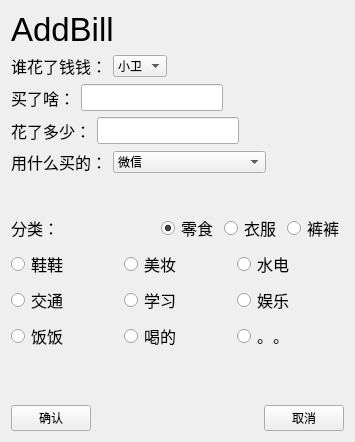
<?xml version="1.0" encoding="UTF-8"?>
<ui version="4.0">
 <class>addBill</class>
 <widget class="QWidget" name="addBill">
  <property name="geometry">
   <rect>
    <x>0</x>
    <y>0</y>
    <width>355</width>
    <height>442</height>
   </rect>
  </property>
  <property name="windowTitle">
   <string>Form</string>
  </property>
  <layout class="QVBoxLayout" name="verticalLayout_2">
   <item>
    <widget class="QLabel" name="label">
     <property name="font">
      <font>
       <pointsize>25</pointsize>
      </font>
     </property>
     <property name="text">
      <string>AddBill</string>
     </property>
    </widget>
   </item>
   <item>
    <layout class="QHBoxLayout" name="horizontalLayout_10">
     <item>
      <widget class="QLabel" name="Who_Label">
       <property name="font">
        <font>
         <pointsize>12</pointsize>
        </font>
       </property>
       <property name="text">
        <string>谁花了钱钱：</string>
       </property>
      </widget>
     </item>
     <item>
      <widget class="QComboBox" name="Who_ComboBox">
       <item>
        <property name="text">
         <string>小卫</string>
        </property>
       </item>
       <item>
        <property name="text">
         <string>小高</string>
        </property>
       </item>
      </widget>
     </item>
     <item>
      <spacer name="horizontalSpacer_5">
       <property name="orientation">
        <enum>Qt::Horizontal</enum>
       </property>
       <property name="sizeHint" stdset="0">
        <size>
         <width>36</width>
         <height>24</height>
        </size>
       </property>
      </spacer>
     </item>
    </layout>
   </item>
   <item>
    <layout class="QHBoxLayout" name="horizontalLayout">
     <item>
      <widget class="QLabel" name="label_3">
       <property name="font">
        <font>
         <pointsize>12</pointsize>
        </font>
       </property>
       <property name="text">
        <string>买了啥：</string>
       </property>
      </widget>
     </item>
     <item>
      <widget class="QLineEdit" name="what_editLine">
       <property name="font">
        <font>
         <pointsize>12</pointsize>
        </font>
       </property>
      </widget>
     </item>
     <item>
      <spacer name="horizontalSpacer_2">
       <property name="orientation">
        <enum>Qt::Horizontal</enum>
       </property>
       <property name="sizeHint" stdset="0">
        <size>
         <width>40</width>
         <height>20</height>
        </size>
       </property>
      </spacer>
     </item>
    </layout>
   </item>
   <item>
    <layout class="QHBoxLayout" name="horizontalLayout_9">
     <item>
      <widget class="QLabel" name="label_5">
       <property name="font">
        <font>
         <pointsize>12</pointsize>
        </font>
       </property>
       <property name="text">
        <string>花了多少：</string>
       </property>
      </widget>
     </item>
     <item>
      <widget class="QLineEdit" name="how_editLine">
       <property name="font">
        <font>
         <pointsize>12</pointsize>
        </font>
       </property>
      </widget>
     </item>
     <item>
      <spacer name="horizontalSpacer_4">
       <property name="orientation">
        <enum>Qt::Horizontal</enum>
       </property>
       <property name="sizeHint" stdset="0">
        <size>
         <width>36</width>
         <height>17</height>
        </size>
       </property>
      </spacer>
     </item>
    </layout>
   </item>
   <item>
    <layout class="QHBoxLayout" name="horizontalLayout_2" stretch="0,5,0">
     <item>
      <widget class="QLabel" name="label_2">
       <property name="font">
        <font>
         <pointsize>12</pointsize>
        </font>
       </property>
       <property name="text">
        <string>用什么买的：</string>
       </property>
      </widget>
     </item>
     <item>
      <widget class="QComboBox" name="how_comboBox">
       <item>
        <property name="text">
         <string>微信</string>
        </property>
       </item>
       <item>
        <property name="text">
         <string>支付宝</string>
        </property>
       </item>
       <item>
        <property name="text">
         <string>农商银行</string>
        </property>
       </item>
       <item>
        <property name="text">
         <string>建设银行</string>
        </property>
       </item>
       <item>
        <property name="text">
         <string>花呗</string>
        </property>
       </item>
       <item>
        <property name="text">
         <string>现金</string>
        </property>
       </item>
       <item>
        <property name="text">
         <string>贷款</string>
        </property>
       </item>
      </widget>
     </item>
     <item>
      <spacer name="horizontalSpacer">
       <property name="orientation">
        <enum>Qt::Horizontal</enum>
       </property>
       <property name="sizeHint" stdset="0">
        <size>
         <width>78</width>
         <height>20</height>
        </size>
       </property>
      </spacer>
     </item>
    </layout>
   </item>
   <item>
    <spacer name="verticalSpacer_2">
     <property name="orientation">
      <enum>Qt::Vertical</enum>
     </property>
     <property name="sizeHint" stdset="0">
      <size>
       <width>20</width>
       <height>20</height>
      </size>
     </property>
    </spacer>
   </item>
   <item>
    <layout class="QHBoxLayout" name="horizontalLayout_4">
     <item>
      <widget class="QLabel" name="label_4">
       <property name="font">
        <font>
         <pointsize>12</pointsize>
        </font>
       </property>
       <property name="text">
        <string>分类：</string>
       </property>
      </widget>
     </item>
     <item>
      <layout class="QHBoxLayout" name="horizontalLayout_3">
       <item>
        <widget class="QRadioButton" name="radioButton">
         <property name="font">
          <font>
           <pointsize>12</pointsize>
          </font>
         </property>
         <property name="tabletTracking">
          <bool>false</bool>
         </property>
         <property name="text">
          <string>零食</string>
         </property>
         <property name="checked">
          <bool>true</bool>
         </property>
         <attribute name="buttonGroup">
          <string notr="true">buttonGroup</string>
         </attribute>
        </widget>
       </item>
       <item>
        <widget class="QRadioButton" name="radioButton_2">
         <property name="font">
          <font>
           <pointsize>12</pointsize>
          </font>
         </property>
         <property name="text">
          <string>衣服</string>
         </property>
         <attribute name="buttonGroup">
          <string notr="true">buttonGroup</string>
         </attribute>
        </widget>
       </item>
       <item>
        <widget class="QRadioButton" name="radioButton_3">
         <property name="font">
          <font>
           <pointsize>12</pointsize>
          </font>
         </property>
         <property name="text">
          <string>裤裤</string>
         </property>
         <attribute name="buttonGroup">
          <string notr="true">buttonGroup</string>
         </attribute>
        </widget>
       </item>
      </layout>
     </item>
    </layout>
   </item>
   <item>
    <layout class="QVBoxLayout" name="verticalLayout">
     <item>
      <layout class="QHBoxLayout" name="horizontalLayout_5">
       <item>
        <widget class="QRadioButton" name="radioButton_4">
         <property name="font">
          <font>
           <pointsize>12</pointsize>
          </font>
         </property>
         <property name="text">
          <string>鞋鞋</string>
         </property>
         <attribute name="buttonGroup">
          <string notr="true">buttonGroup</string>
         </attribute>
        </widget>
       </item>
       <item>
        <widget class="QRadioButton" name="radioButton_5">
         <property name="font">
          <font>
           <pointsize>12</pointsize>
          </font>
         </property>
         <property name="text">
          <string>美妆</string>
         </property>
         <attribute name="buttonGroup">
          <string notr="true">buttonGroup</string>
         </attribute>
        </widget>
       </item>
       <item>
        <widget class="QRadioButton" name="radioButton_6">
         <property name="font">
          <font>
           <pointsize>12</pointsize>
          </font>
         </property>
         <property name="text">
          <string>水电</string>
         </property>
         <attribute name="buttonGroup">
          <string notr="true">buttonGroup</string>
         </attribute>
        </widget>
       </item>
      </layout>
     </item>
     <item>
      <layout class="QHBoxLayout" name="horizontalLayout_6">
       <item>
        <widget class="QRadioButton" name="radioButton_7">
         <property name="font">
          <font>
           <pointsize>12</pointsize>
          </font>
         </property>
         <property name="text">
          <string>交通</string>
         </property>
         <attribute name="buttonGroup">
          <string notr="true">buttonGroup</string>
         </attribute>
        </widget>
       </item>
       <item>
        <widget class="QRadioButton" name="radioButton_8">
         <property name="font">
          <font>
           <pointsize>12</pointsize>
          </font>
         </property>
         <property name="text">
          <string>学习</string>
         </property>
         <attribute name="buttonGroup">
          <string notr="true">buttonGroup</string>
         </attribute>
        </widget>
       </item>
       <item>
        <widget class="QRadioButton" name="radioButton_9">
         <property name="font">
          <font>
           <pointsize>12</pointsize>
          </font>
         </property>
         <property name="text">
          <string>娱乐</string>
         </property>
         <attribute name="buttonGroup">
          <string notr="true">buttonGroup</string>
         </attribute>
        </widget>
       </item>
      </layout>
     </item>
     <item>
      <layout class="QHBoxLayout" name="horizontalLayout_7">
       <item>
        <widget class="QRadioButton" name="radioButton_10">
         <property name="font">
          <font>
           <pointsize>12</pointsize>
          </font>
         </property>
         <property name="text">
          <string>饭饭</string>
         </property>
         <attribute name="buttonGroup">
          <string notr="true">buttonGroup</string>
         </attribute>
        </widget>
       </item>
       <item>
        <widget class="QRadioButton" name="radioButton_11">
         <property name="font">
          <font>
           <pointsize>12</pointsize>
          </font>
         </property>
         <property name="text">
          <string>喝的</string>
         </property>
         <attribute name="buttonGroup">
          <string notr="true">buttonGroup</string>
         </attribute>
        </widget>
       </item>
       <item>
        <widget class="QRadioButton" name="radioButton_12">
         <property name="font">
          <font>
           <pointsize>12</pointsize>
          </font>
         </property>
         <property name="text">
          <string>。。</string>
         </property>
         <attribute name="buttonGroup">
          <string notr="true">buttonGroup</string>
         </attribute>
        </widget>
       </item>
      </layout>
     </item>
    </layout>
   </item>
   <item>
    <spacer name="verticalSpacer">
     <property name="orientation">
      <enum>Qt::Vertical</enum>
     </property>
     <property name="sizeHint" stdset="0">
      <size>
       <width>20</width>
       <height>48</height>
      </size>
     </property>
    </spacer>
   </item>
   <item>
    <layout class="QHBoxLayout" name="horizontalLayout_8">
     <item>
      <widget class="QPushButton" name="Btn_sure">
       <property name="text">
        <string>确认</string>
       </property>
      </widget>
     </item>
     <item>
      <spacer name="horizontalSpacer_3">
       <property name="orientation">
        <enum>Qt::Horizontal</enum>
       </property>
       <property name="sizeHint" stdset="0">
        <size>
         <width>40</width>
         <height>20</height>
        </size>
       </property>
      </spacer>
     </item>
     <item>
      <widget class="QPushButton" name="Btn_cencel">
       <property name="text">
        <string>取消</string>
       </property>
      </widget>
     </item>
    </layout>
   </item>
  </layout>
 </widget>
 <resources/>
 <connections/>
 <buttongroups>
  <buttongroup name="buttonGroup"/>
 </buttongroups>
</ui>
